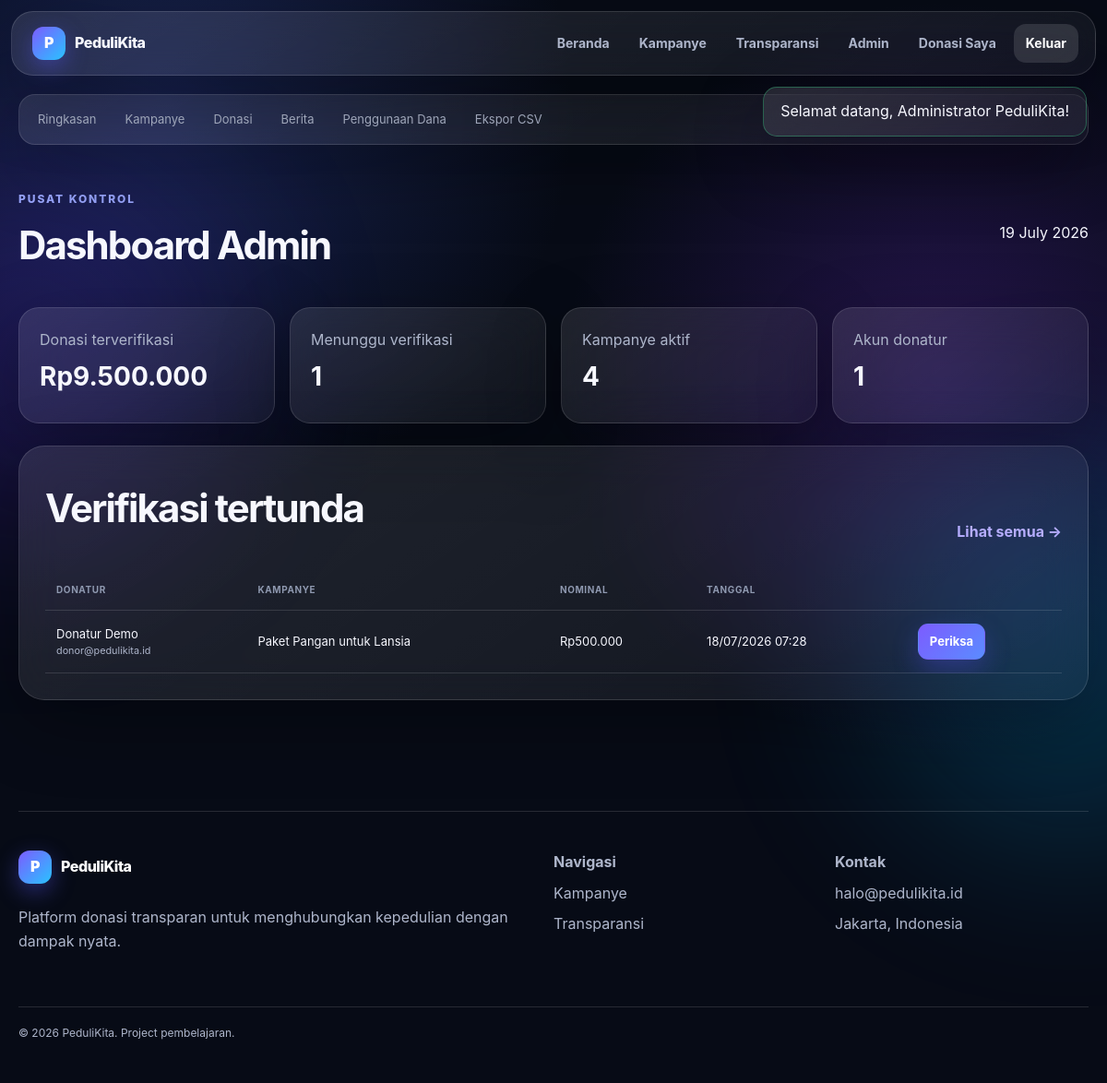
/admin/index.php (signed in), run on the app's committed database.
### tables this page shows
CREATE TABLE donations (
    id INTEGER PRIMARY KEY AUTOINCREMENT,
    campaign_id INTEGER NOT NULL,
    user_id INTEGER,
    donor_name TEXT NOT NULL,
    email TEXT NOT NULL,
    phone TEXT,
    amount REAL NOT NULL,
    anonymous INTEGER NOT NULL DEFAULT 0,
    message TEXT,
    payment_method TEXT NOT NULL,
    proof_file TEXT,
    status TEXT NOT NULL DEFAULT 'pending' CHECK(status IN ('pending','verified','rejected')),
    receipt_code TEXT NOT NULL UNIQUE,
    verified_at TEXT,
    created_at TEXT NOT NULL DEFAULT CURRENT_TIMESTAMP,
    FOREIGN KEY(campaign_id) REFERENCES campaigns(id) ON DELETE CASCADE,
    FOREIGN KEY(user_id) REFERENCES users(id) ON DELETE SET NULL
);

### config.php (called while the page is built, shortened)
<?php
function db(): PDO
{
    static $pdo = null;
    if ($pdo instanceof PDO) {
        return $pdo;
    }
    $pdo = new PDO('sqlite:' . DB_PATH, null, null, [
        PDO::ATTR_ERRMODE => PDO::ERRMODE_EXCEPTION,
        PDO::ATTR_DEFAULT_FETCH_MODE => PDO::FETCH_ASSOC,
    ]);
    $pdo->exec('PRAGMA foreign_keys = ON');
    return $pdo;
}

### helpers.php (called while the page is built, shortened)
<?php
require_once __DIR__ . '/config.php';
function e(?string $value): string { return htmlspecialchars((string)$value, ENT_QUOTES, 'UTF-8'); }
function url(string $path=''): string {
    $script = str_replace('\\','/', dirname($_SERVER['SCRIPT_NAME'] ?? '/'));
    if (str_ends_with($script, '/admin')) $script = dirname($script);
    $script = rtrim($script, '/.');
    return ($script ?: '') . '/' . ltrim($path, '/');
}
function money(float|int|string $amount): string { return 'Rp' . number_format((float)$amount, 0, ',', '.'); }

### admin/index.php (the view)
<?php
require_once dirname(__DIR__).'/helpers.php';require_admin();$pageTitle='Dashboard Admin';
$s=db()->query("SELECT (SELECT COALESCE(SUM(amount),0) FROM donations WHERE status='verified') total,(SELECT COUNT(*) FROM donations WHERE status='pending') pending,(SELECT COUNT(*) FROM campaigns WHERE status='active') campaigns,(SELECT COUNT(*) FROM users WHERE role='donor') users")->fetch();
$pending=db()->query("SELECT d.*,c.title campaign_title FROM donations d JOIN campaigns c ON c.id=d.campaign_id WHERE d.status='pending' ORDER BY d.created_at ASC LIMIT 6")->fetchAll();
include dirname(__DIR__).'/partials/header.php';include __DIR__.'/nav.php';?>
<section class="admin-content container"><div class="admin-heading"><div><span class="eyebrow">Pusat kontrol</span><h1>Dashboard Admin</h1></div><span><?=date('d F Y')?></span></div><div class="metric-grid"><div class="metric glass"><span>Donasi terverifikasi</span><strong><?=money((float)$s['total'])?></strong></div><div class="metric glass"><span>Menunggu verifikasi</span><strong><?=$s['pending']?></strong></div><div class="metric glass"><span>Kampanye aktif</span><strong><?=$s['campaigns']?></strong></div><div class="metric glass"><span>Akun donatur</span><strong><?=$s['users']?></strong></div></div><div class="glass panel"><div class="section-head"><h2>Verifikasi tertunda</h2><a class="text-link" href="<?=url('admin/donations.php')?>">Lihat semua →</a></div><div class="data-table"><table><thead><tr><th>Donatur</th><th>Kampanye</th><th>Nominal</th><th>Tanggal</th><th></th></tr></thead><tbody><?php foreach($pending as $d):?><tr><td><?=e($d['donor_name'])?><small><?=e($d['email'])?></small></td><td><?=e($d['campaign_title'])?></td><td><?=money((float)$d['amount'])?></td><td><?=date('d/m/Y H:i',strtotime($d['created_at']))?></td><td><a class="btn small primary" href="<?=url('admin/donations.php?focus='.$d['id'])?>">Periksa</a></td></tr><?php endforeach;?></tbody></table></div></div></section>
<?php include dirname(__DIR__).'/partials/footer.php'; ?>

### assets/css/style.css (style rules this page uses)
:root { --bg:#070b16;--panel:rgba(255,255,255,.08);--panel-strong:rgba(255,255,255,.12);--line:rgba(255,255,255,.13);--text:#f7f8ff;--muted:#aeb6cb;--primary:#7c5cff;--primary2:#29c3ff;--success:#39d98a;--warning:#ffbd5a;--danger:#ff647c;--radius:26px;--shadow:0 24px 80px rgba(0,0,0,.32) }
* { box-sizing:border-box }
html { scroll-behavior:smooth }
body { margin:0;font-family:Inter,ui-sans-serif,system-ui,-apple-system,BlinkMacSystemFont,"Segoe UI",sans-serif;background:radial-gradient(circle at 15% 10%,#182350 0,transparent 30%),radial-gradient(circle at 85% 35%,#25154d 0,transparent 32%),var(--bg);color:var(--text);min-height:100vh;line-height:1.6 }
a { color:inherit;text-decoration:none }
.container { width:min(1160px,calc(100% - 32px));margin-inline:auto }
.glass { background:linear-gradient(145deg,rgba(255,255,255,.105),rgba(255,255,255,.045));border:1px solid var(--line);box-shadow:var(--shadow);backdrop-filter:blur(24px);-webkit-backdrop-filter:blur(24px) }
.eyebrow { text-transform:uppercase;letter-spacing:.16em;font-size:12px;font-weight:800;color:#9aa7ff }
.btn { display:inline-flex;justify-content:center;align-items:center;gap:8px;border:1px solid transparent;border-radius:15px;padding:12px 18px;color:#fff;font:inherit;font-weight:750;cursor:pointer;transition:.2s;background:none }
.btn.primary { background:linear-gradient(135deg,var(--primary),#5b8cff);box-shadow:0 12px 28px rgba(93,76,255,.3) }
.btn.small { padding:8px 12px;border-radius:11px;font-size:13px }
.section-head,.admin-heading { display:flex;justify-content:space-between;align-items:end;gap:20px;margin-bottom:28px }
.section-head h2,.panel h2,.admin-heading h1 { font-size:clamp(28px,4vw,42px);letter-spacing:-.045em;margin:5px 0 }
.text-link { color:#b6adff;font-weight:750 }
.panel,.form-card { border-radius:28px;padding:28px }
.metric-grid { display:grid;grid-template-columns:repeat(4,1fr);gap:16px;margin-bottom:24px }
.metric { border-radius:22px;padding:22px }
.metric span,.metric small { display:block;color:var(--muted) }
.metric strong { display:block;font-size:28px;margin:5px 0 }
.data-table { overflow-x:auto }
.data-table table { width:100%;border-collapse:collapse }
.data-table th,.data-table td { padding:14px 12px;text-align:left;border-bottom:1px solid var(--line);font-size:13px }
.data-table th { color:#8f99b0;text-transform:uppercase;letter-spacing:.06em;font-size:10px }
.data-table td small { display:block;color:var(--muted) }
.admin-content { padding:45px 0 90px }
.admin-heading { align-items:center }

### data on the page
donations: donor_name "Donatur Demo", email "donor@pedulikita.id", campaign_title "Paket Pangan untuk Lansia", amount "Rp500.000", created_at "18/07/2026 07:28"

### other printed values
$f['message'] "Selamat datang, Administrator PeduliKita!"
money((float)$s['total']) "Rp9.500.000"
$s['pending'] "1"
$s['campaigns'] "4"
$s['users'] "1"
